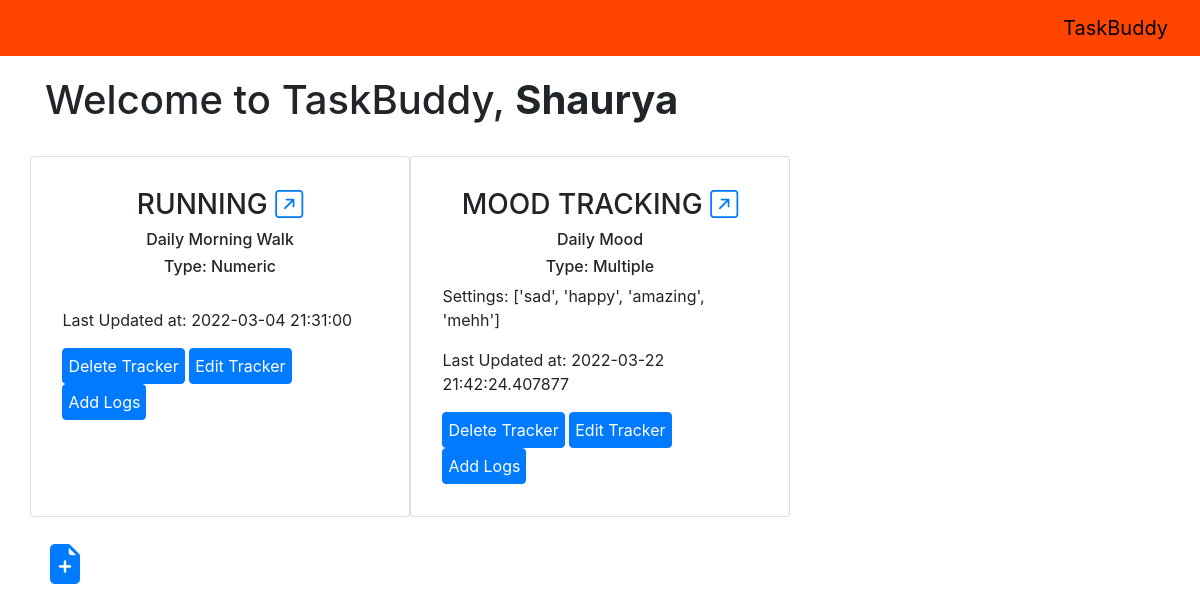
Page /dashboard (signed in) on the earlier database version.
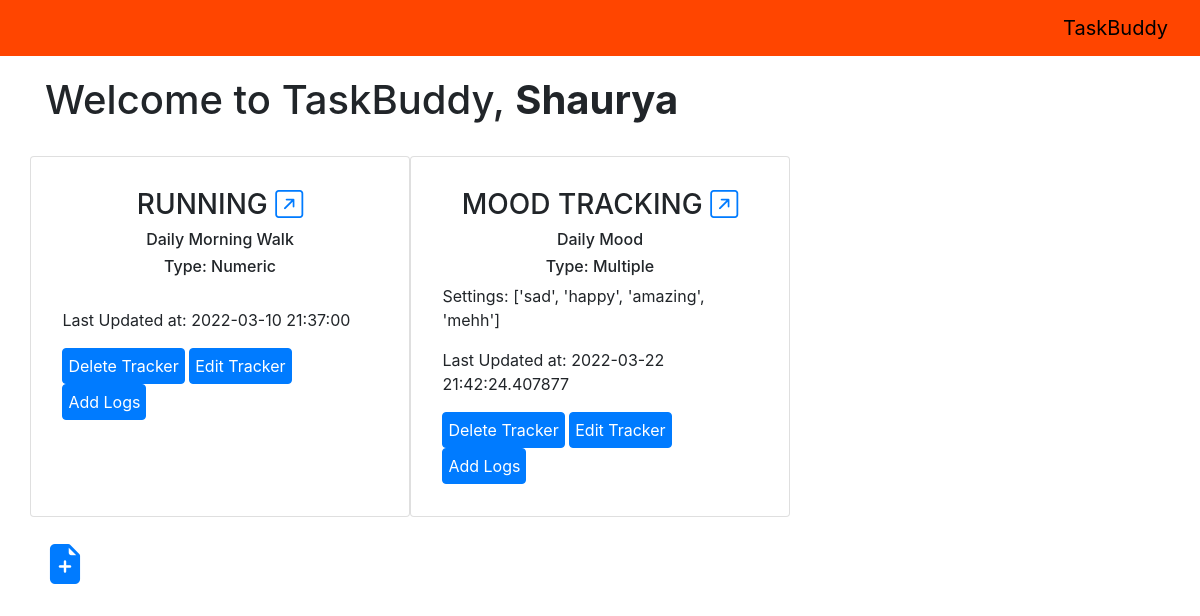
Same page on the later database version.
### application/models.py (models this page shows, shortened)
class Tracker(db.Model):
    __tablename__ = "tracker"
    tracker_id = db.Column(db.Integer, primary_key=True, autoincrement=True)
    tracker_name = db.Column(db.String(150), nullable=False, unique=True)
    description = db.Column(db.String(150))
    tracker_type = db.Column(db.String(150), nullable=False)
    settings = db.Column(db.String(150))
    last_reviewed = db.Column(db.DateTime(80))
    log = db.relationship('Log')
    user_id = db.Column(db.Integer, db.ForeignKey('user.user_id'))

### application/routes.py (the view)
@app.route("/dashboard", methods=['GET', 'POST'])
@login_required
def dashboard():
    trackers_temp = None
    trackers_temp = Tracker.query.filter_by(user_id=current_user.get_id()).order_by(Tracker.last_reviewed).all()
    return render_template("dashboard.html", trackers=trackers_temp)

### application/models.py (called while the page is built)
    def get_id(self):
        return (self.user_id)

### main.py (called while the page is built)
def create_app(app=None, api=None):
    app = Flask(__name__, static_folder="static", template_folder="templates")
    if os.getenv('ENV', "development") == "production":
        raise Exception("No production config setup")
    else:
        print("Starting local development")
        app.config.from_object(LocalDevelopmentConfig)
    db.init_app(app)
    api = Api(app)
    app.app_context().push()
    login_manager = LoginManager()
    login_manager.init_app(app)
    login_manager.login_view = 'login'
    @login_manager.user_loader
    def load_user(user_id):
        return User.query.get(int(user_id))
    return app, api

### templates/dashboard.html (shortened to what this page needs)
{% extends 'base.html' %}
{% block content %}
<h1>Welcome to TaskBuddy, <b>{{current_user.firstname}}</b></h1>
        <br>
        <div class="row">
            {% for tracker in trackers %}
            <div class=" col-md-4 card" style="padding: 1%;">
                <div class="card-body">
                    <h3 style="text-align: center;">{{ tracker.tracker_name.upper() }} <a href="{{url_for('view_logs',trackerid=tracker.tracker_id)}}"><i class="bi bi-arrow-up-right-square"></i></a></h3>
                    <h6 style="text-align: center;">{{ tracker.description }} </h6>
                    {% if tracker.tracker_type == "0" %}
                        <h6 style="text-align: center;">Type: Numeric</h6>
                        <br>
                    {% elif tracker.tracker_type == "1" %}
                        <h6 style="text-align: center;">Type: Multiple</h6>
                        <p>Settings: {{ tracker.settings }}</p>
                    {% endif %}
                    <p>Last Updated at: {{ tracker.last_reviewed }}</p>
                    <div class="align-item-end justify-content-center">
                        <a class="btn btn-primary" style="padding: 5px;" href="{{url_for('delete_tracker',trackerid=tracker.tracker_id)}}" class="card-link">Delete Tracker</a>
                        <a class="btn btn-primary" style="padding: 5px;" href="{{url_for('edit_tracker',trackerid=tracker.tracker_id)}}" class="card-link">Edit Tracker</a>
                        <a class="btn btn-primary" style="padding: 5px;" href="{{url_for('add_log',trackerid=tracker.tracker_id)}}" class="card-link">Add Logs</a>
                    </div>
                </div>
            </div>
            {% endfor %}
        </div>
        <br>
        <h1>
            <a href="{{ url_for('add_tracker',currentUserId = current_user.user_id) }}" ><i class="bi bi-file-earmark-plus-fill"></i> </a>
        </h1>
{% endblock %}

Differences in the rows shown:
changed Tracker "RUNNING": last_reviewed "2022-03-04 21:31:00" → "2022-03-10 21:37:00"
